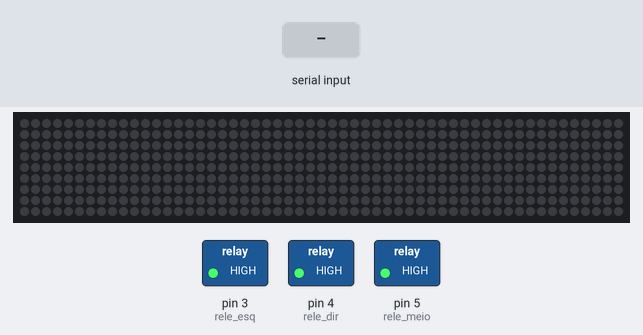
Recording of a sketch running on a simulated Arduino Uno, built with avr-gcc and run on an emulated ATmega328P. Shown: 55×9 RGB LED matrix (first LED top left, wired row by row), switched loads named in the sketch (green lamp = pin HIGH). The test bench sets the inputs (shaded band). Dim RGB values are drawn brighter than linear; random numbers use the default seed unless the sketch sets one.

Above: at 1.2 s.
1.3 s: "T" received over Serial
At 2.4 s:
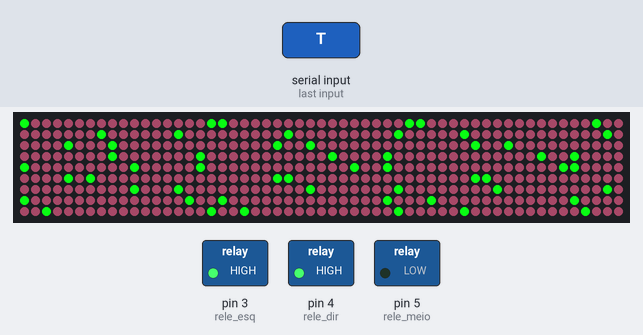
3.0 s: "G" received over Serial
At 3.35 s:
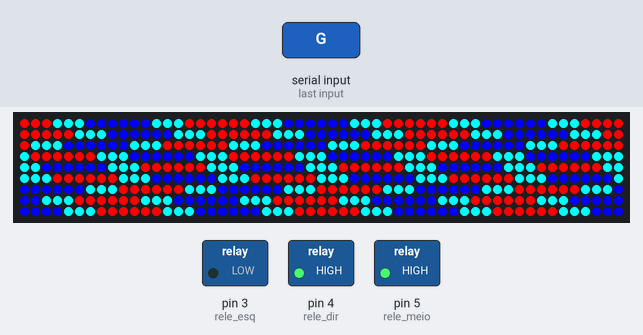
5.1 s: "O" received over Serial
At 5.17 s:
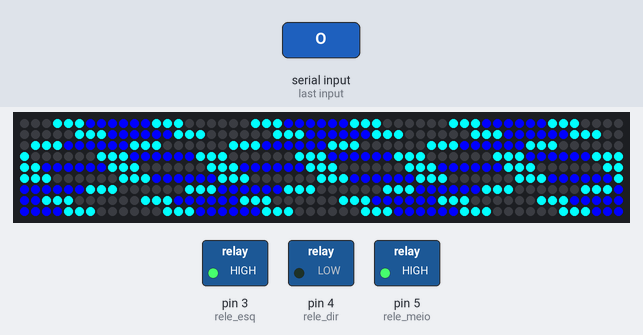
6.8 s: "t" received over Serial
At 6.86 s:
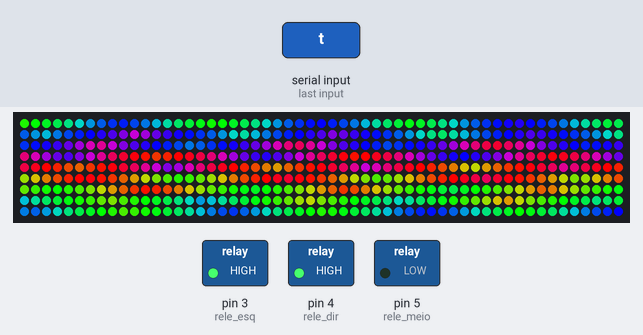
9.8 s: "g" received over Serial
At 9.88 s:
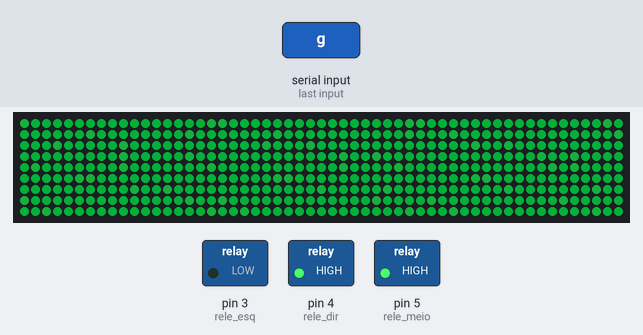
11.3 s: "T" received over Serial
At 11.37 s:
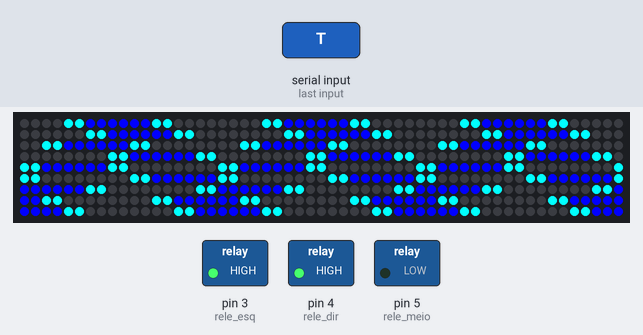
Timing chart, 0 to 14.3 s (numbered marks = the images above; inputs shaded):
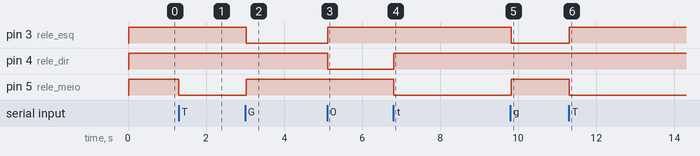

The sketch:

JUKBOX_OFICIAL_MICHAEL_JACKSON_ULTIMA.ino
```cpp
#include <Adafruit_NeoPixel.h>

#define PIN         8
#define WIDTH       55
#define HEIGHT      9
#define NUM_LEDS    (WIDTH * HEIGHT)

Adafruit_NeoPixel strip(NUM_LEDS, PIN, NEO_GRB + NEO_KHZ800);

int barHeights[WIDTH];
unsigned long lastUpdate = 0;
unsigned long lastPulse = 0;
bool animar = false;
int modoAtual = 0;  // 0 = parado, 1 = barras, 2 = onda, 3 = arco-íris
int ondaX = 0;
int rainbowOffset = 0;

const int rele_esq = 3;
const int rele_dir = 4;
const int rele_meio = 5;
// ================= Funções auxiliares =================

int getPixelIndex(int x, int y) {
  if (x % 2 == 0) {
    return x * HEIGHT + y;
  } else {
    return x * HEIGHT + (HEIGHT - 1 - y);
  }
}

uint32_t getColorForHeight(int y) {
  if (y < HEIGHT * 0.33) return strip.Color(0, 0, 255);
  if (y < HEIGHT * 0.66) return strip.Color(0, 255, 255);
  return strip.Color(255, 0, 0);
}

// Função para gerar cores do arco-íris
uint32_t Wheel(byte WheelPos) {
  WheelPos = 255 - WheelPos;
  if (WheelPos < 85) {
    return strip.Color(255 - WheelPos * 3, 0, WheelPos * 3);
  }
  if (WheelPos < 170) {
    WheelPos -= 85;
    return strip.Color(0, WheelPos * 3, 255 - WheelPos * 3);
  }
  WheelPos -= 170;
  return strip.Color(WheelPos * 3, 255 - WheelPos * 3, 0);
}

// ================= Setup =================
void setup() {
  strip.begin();
  strip.show();
  Serial.begin(9600);
  randomSeed(analogRead(0));
pinMode(rele_dir, OUTPUT);
pinMode(rele_esq, OUTPUT);
pinMode(rele_meio, OUTPUT);
  for (int i = 0; i < WIDTH; i++) {
    barHeights[i] = 0;
  }
  digitalWrite(rele_dir, HIGH);
  digitalWrite(rele_esq, HIGH);
  digitalWrite(rele_meio, HIGH);
}

// ================= Loop =================
void loop() {
  unsigned long now = millis();

  // Verifica comando serial
  if (Serial.available() > 0) {
    char recebido = Serial.read();
    if (recebido == 'G' || recebido == 'g') {
      animar = true;
      modoAtual = 1; // barras
      digitalWrite(rele_esq, LOW); //LED LIGADO
      digitalWrite(rele_dir, HIGH);
      digitalWrite(rele_meio, HIGH);
      delay(100);
    }
    else if (recebido == 'O' || recebido == 'o') {
      animar = true;
      modoAtual = 3; // onda horizontal
      digitalWrite(rele_dir, LOW);
      digitalWrite(rele_esq, HIGH);
      digitalWrite(rele_meio, HIGH);
      delay(100);
    }
    else if (recebido == 'T' || recebido == 't') {
      animar = true;
      modoAtual = 2; // arco-íris
      digitalWrite(rele_dir, HIGH);
      digitalWrite(rele_esq, HIGH);
      digitalWrite(rele_meio, LOW);
      delay(100);
    }
    else if (recebido == 'P' || recebido == 'p') {
      animar = false;
      modoAtual = 0; // parar tudo
      strip.clear();
      strip.show();
    }
  }

  if (animar) {
    if (modoAtual == 1) {
      // ======= Modo 1: Barras verticais =======
      if (now - lastPulse > 200) {
        lastPulse = now;
        for (int i = 0; i < WIDTH; i++) {
          int novaAltura = random(10, HEIGHT);
          if (novaAltura > barHeights[i]) {
            barHeights[i] = novaAltura;
          }
        }
      }

      if (now - lastUpdate > 30) {
        lastUpdate = now;
        for (int x = 0; x < WIDTH; x++) {
          for (int y = 0; y < HEIGHT; y++) {
            int index = getPixelIndex(x, HEIGHT - 1 - y);
            if (y < barHeights[x]) {
              strip.setPixelColor(index, getColorForHeight(y));
            } else {
              strip.setPixelColor(index, 0);
            }
          }
          if (barHeights[x] > 0) {
            barHeights[x]--;
          }
        }
        strip.show();
      }
    }
    else if (modoAtual == 2) {
      // ======= Modo 2: Onda azul =======
      if (now - lastUpdate > 20) {
        lastUpdate = now;
        int verde_random = random(0, 70);
        int vermelho_random = random(0, 70);
        int azul_random = random(0, 70);

        // Fundo azul escuro
        for (int x = 0; x < WIDTH; x++) {
          for (int y = 0; y < HEIGHT; y++) {
            int index = getPixelIndex(x, y);
            strip.setPixelColor(index, strip.Color(verde_random, vermelho_random, azul_random));
          }
        }

  int verde_onda = random(0, 20);
  int vermelho_onda = random(0, 255);
  int azul_onda = random(0, 20);

  for (int x = 0; x < WIDTH; x++) {
    float wave = sin((x + ondaX) * 0.2);
    int y = map(wave * 100, -100, 100, 0, HEIGHT - 1);
    int index = getPixelIndex(x, y);
    strip.setPixelColor(index, strip.Color(verde_onda, vermelho_onda, azul_onda));
  }

        ondaX = (ondaX + 1) % WIDTH;
        strip.show();
      }
    }
    else if (modoAtual == 3) {
      // ======= Modo 3: Arco-íris rodando =======
      if (now - lastUpdate > 40) {
        lastUpdate = now;

        for (int x = 0; x < WIDTH; x++) {
          for (int y = 0; y < HEIGHT; y++) {
            int index = getPixelIndex(x, y);
            byte colorIndex = (x * 5 + y * 10 + rainbowOffset) & 255;
            strip.setPixelColor(index, Wheel(colorIndex));
          }
        }

        rainbowOffset = (rainbowOffset + 2) & 255;
        strip.show();
      }
    }
  }
}
```

Measured:
- after the input at 1.3 s, pin 5 (rele_meio): HIGH → LOW at once; the LEDs: first change after 0.13 s (image 1 shows a later state)
- after the input at 3.0 s, pin 3 (rele_esq): HIGH → LOW at once; pin 5 (rele_meio): LOW → HIGH at once
- after the input at 5.1 s, pin 3 (rele_esq): LOW → HIGH at once; pin 4 (rele_dir): HIGH → LOW at once
- after the input at 6.8 s, pin 4 (rele_dir): LOW → HIGH at once; pin 5 (rele_meio): HIGH → LOW at once
- after the input at 9.8 s, pin 3 (rele_esq): HIGH → LOW at once; pin 5 (rele_meio): LOW → HIGH at once
- after the input at 11.3 s, pin 3 (rele_esq): LOW → HIGH at once; pin 5 (rele_meio): HIGH → LOW at once
- what the display in image 2 shows lasts 0.5 s, from 3.1 s to 3.6 s
